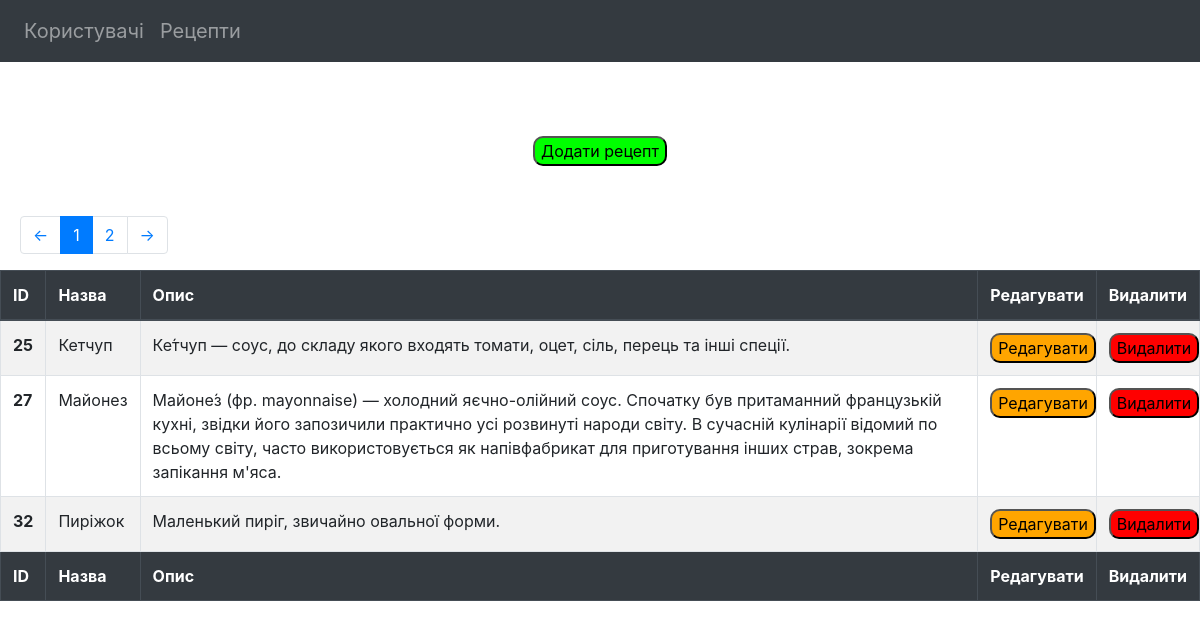
Page /recipes/ (signed in) on the committed database.
### admin_panel/models.py (models this page shows)
class Recipes(models.Model):
    name = models.CharField(max_length=50, null=True, default=None, verbose_name="Назва")
    discription = models.CharField(max_length=400, null=True, default=None, verbose_name="Опис")
    image = models.CharField(max_length=100, null=True, default=None, verbose_name="Фото")
    class Meta:
        verbose_name_plural = "Рецепти"
        ordering = ['name']

### admin_panel/views.py (the view)
# urls.py: path('recipes/', login_required(RecipesTableView.as_view()), name="recipes"),
class RecipesTableView(ListView):
    model = Recipes
    template_name = 'admin_panel/recipes.html'
    context_object_name = 'recipes'
    paginate_by = 3
    def get_context_data(self, *, object_list=None, **kwargs):
        context = super().get_context_data(**kwargs)
        context.update({
            'full_path': 'recipes/',
        })
        return context

### admin_panel/templates/admin_panel/recipes.html (shortened to what this page needs)
{% extends 'admin_panel/admin_base.html' %}
{% load static %}
{% block content %}
    <div align="center" style="margin-bottom: 50px;">
        <form method="get" action="{% url 'add_recipe' %}">
            <button type="submit" style="border-radius: 10px; background-color: rgb(0, 255, 0)">Додати рецепт</button>
        </form>
    </div>
    <div align="center" style="margin-bottom: 10px; margin-left: 20px;">
        {% include 'admin_panel/pagination.html'%}
    </div>
    <table border="1" align="center" id="example" class="table table-striped table-bordered" style="width:100%">
        <thead class="thead-dark">
            <tr>
                <th scope="row">ID</th>
                <th scope="row">Назва</th>
                <th scope="col">Опис</th>
                <th scope="col">Редагувати</th>
                <th scope="col">Видалити</th>
            </tr>
        </thead>
        <tbody>
            {% for recipe in recipes %}
                <tr>
                    <th scope="row">{{recipe.id}}</th>
                    <td>{{recipe.name}}</td>
                    <td>{{recipe.discription}}</td>
                    <td style="max-width:100px; max-height: 100px;">
                        <form method="post" action="{% url 'edit_recipe' recipe.id %}">
                            <button type="submit" style="border-radius: 10px; background-color: rgb(255,165,0)">Редагувати</button>
                        </form>
                    </td>
                    <td id="#recipe_{{recipe.id}}" style="max-width:100px; max-height: 100px;">
                        <form method="post" action="" class="delete-form" id="{{recipe.id}}">
                            <button type="submit" style="border-radius: 10px; background-color: rgb(255, 0, 0)">Видалити</button>
                        </form>
                    </td>
                </tr>
            {% endfor %}
        </tbody>
        <tfoot>
            <tr class="thead-dark">
                <th scope="row">ID</th>
                <th scope="row">Назва</th>
                <th scope="row">Опис</th>
                <th scope="row">Редагувати</th>
                <th scope="row">Видалити</th>
            </tr>
        </tfoot>
    </table>
{% endblock %}

### admin_panel/templates/admin_panel/admin_base.html (shortened to what this page needs)
<!DOCTYPE html>
{% load static %}
<html>
    <head>
        <link rel='stylesheet' href="{% static 'css/bootstrap/css/bootstrap.min.css' %}">
        <link rel='stylesheet' href="https://cdnjs.cloudflare.com/ajax/libs/twitter-bootstrap/4.5.2/css/bootstrap.css"/>
        <link rel='stylesheet' href="https://cdn.datatables.net/1.12.1/css/dataTables.bootstrap4.min.css"/>
    </head>
    <body>
        <header>
            <nav class="navbar navbar-expand-lg navbar-dark bg-dark">
                <ul align="center" class="navbar-nav mr-auto mt-2 mt-lg-0">
                    <li class="nav-item" >
                        <a class="nav-link" href="{% url 'users' %}" style="font-size:20px;">Користувачі</a>
                    </li>
                    <li class="nav-item">
                        <a class="nav-link" href="{% url 'recipes' %}" style="font-size:20px;">Рецепти</a>
                    </li>
                </ul>
            </nav>
        </header>
        <br>
        <div style="margin-top: 50px;">
            {% block content %}
            {% endblock %}
        </div>
    </body>
</html>

### admin_panel/templates/admin_panel/pagination.html
<nav aria-label="Page navigation example">
    <ul class="pagination">
        {% if page_obj.has_previous %}
            <li class="page-item"><a class="page-link" href="/{{full_path}}?page={{ page_obj.previous_page_number }}">&larr;</a></li>
        {% else %}
            <li class="page-item"><a class="page-link">&larr;</a></li>
        {% endif %}
        {% for page in page_obj.paginator.page_range %}
            {% if page_obj.number == page %}
                <li class="page-item active"><a class="page-link">{{page}}</a></li>
            {% else %}
                <li class="page-item">
                    <a class="page-link" href="/{{ full_path }}?page={{ page }}">{{page}}</a>
                </li>
            {% endif %}
        {% endfor %}
        {% if page_obj.has_next %}
            <li class="page-item">
                <a class="page-link" href="/{{full_path}}?page={{ page_obj.next_page_number }}">&rarr;</a>
            </li>
        {% else %}
            <li class="page-item"><a class="page-link">&rarr;</a></li>
        {% endif %}
    </ul>
</nav>

### rows in the picture
Recipes: id "25", name "Кетчуп", discription "Ке́тчуп — соус, до складу якого входять томати, оцет, сіль, перець та інші спеції."
Recipes: id "27", name "Майонез", discription "Майоне́з (фр. mayonnaise) — холодний яєчно-олійний соус. Спочатку був притаманний французькій кухні, звідки його запозичили практично усі розвинуті народи світу. В сучасній кулінарії відомий по всьому світу, часто використовується як напівфабрикат для приготування інших страв, зокрема запікання м'яса."
Recipes: id "32", name "Пиріжок", discription "Маленький пиріг, звичайно овальної форми."

### other values in the picture
{{ page }} "1"
{{ page }} "2"
